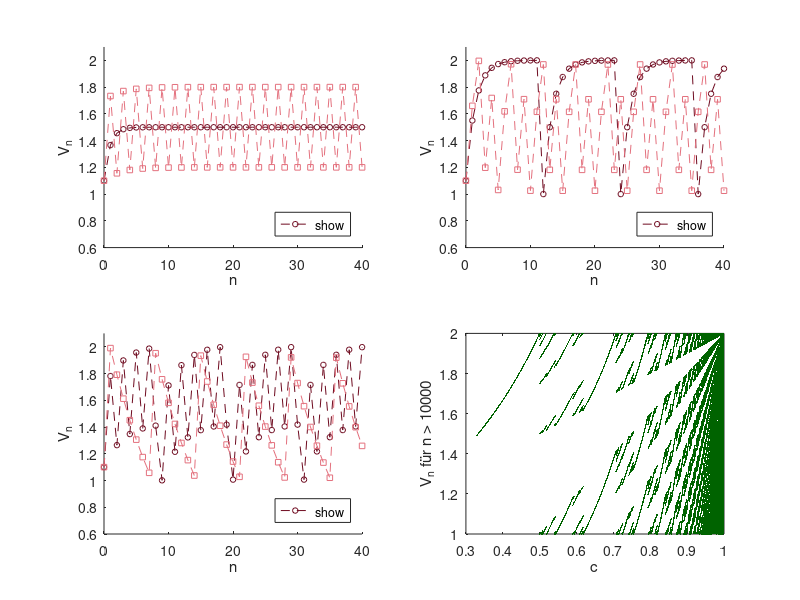

This chart was generated by the following MATLAB code:
% Abb. 1.37: Parameterstudie und Bifurkationsdiagramm zum AV-Knoten-Modell (Buch, Abschnitt 1.6, Gl. 1.47)
% V_{n+1} = f(V_n) mit V_0 = 1.1, u = 1, V_g = 1 und verschiedenen Werten von c
% (c) 2026 Philipp Kügler · Programm zum Buch „Dynamische Systeme in den Lebenswissenschaften“ · MIT-Lizenz (siehe LICENSE)
Vg = 1; u = 1; V0 = 1.1; N = 40;
f = @(V, c) c .* V + u * (c .* V <= Vg);     % c V, und u dazu, falls c V <= V_g
n = 0:N;
farben = [0.43 0.04 0.12; 0.89 0.44 0.49]; marker = 'os';
paare = [1/3 2/3; 0.5001 0.6; 0.71 0.9];
for p = 1:3
    subplot(2, 2, p); hold on
    for i = 1:2
        c = paare(p, i);
        V = zeros(1, N + 1); V(1) = V0;
        for k = 1:N
            V(k + 1) = f(V(k), c);
        end
        plot(n, V, ['--' marker(i)], 'Color', farben(i, :), 'MarkerSize', 4, 'DisplayName', sprintf('c = %.4g', c));
        fprintf('c = %.4g:  V_35 ... V_40 = ', c); fprintf('%.3f  ', V(36:41)); fprintf('\n');
    end
    hold off; ylim([0.6 2.1]); xlabel('n'); ylabel('V_n'); legend('show', 'Location', 'southeast');
end

c = linspace(0.33, 0.999, 3000);          % Bifurkationsdiagramm
V = V0 * ones(size(c));
for k = 1:10000
    V = f(V, c);
end
C = []; W = [];
for k = 1:150
    V = f(V, c);
    C = [C c]; W = [W V];
end
subplot(2, 2, 4);
plot(C, W, '.', 'Color', [0 0.39 0], 'MarkerSize', 1);
xlim([0.3 1]); xlabel('c'); ylabel('V_n für n > 10000');
